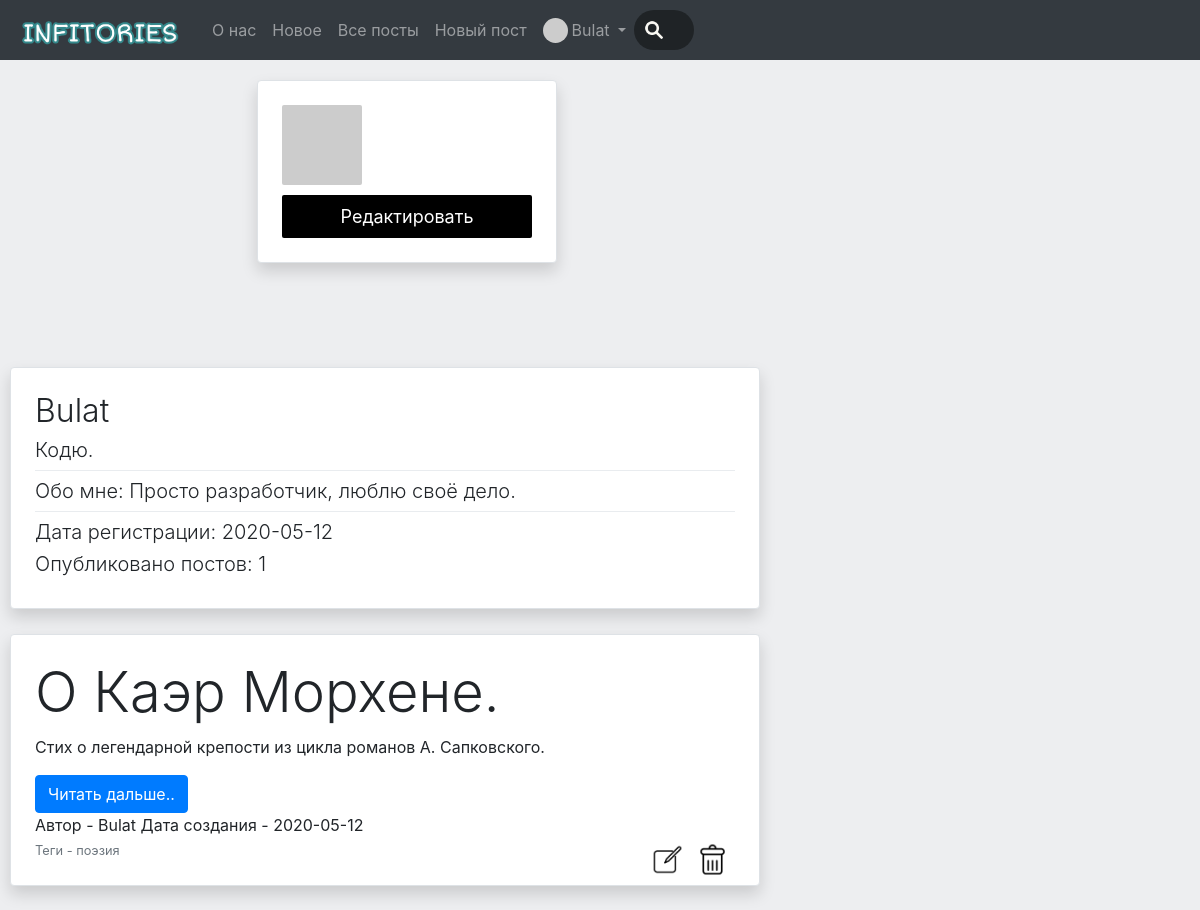
The app's page /user/1 (signed in) with its own data.
### data/users.py (models this page shows, shortened)
class User(SqlAlchemyBase, UserMixin):
    __tablename__ = 'users'
    id = sqlalchemy.Column(sqlalchemy.Integer,
                           primary_key=True, autoincrement=True)
    name = sqlalchemy.Column(sqlalchemy.String, nullable=True)
    email = sqlalchemy.Column(sqlalchemy.String,
                              index=True, unique=True, nullable=True)
    hashed_password = sqlalchemy.Column(sqlalchemy.String, nullable=True)
    created_date = sqlalchemy.Column(sqlalchemy.String,
                                     default=datetime.date.today)
    profile_picture = sqlalchemy.Column(sqlalchemy.String, nullable=True)
    news = orm.relation("News", back_populates='user')
    favourite_posts = orm.relation('FavouritePosts')
    status = sqlalchemy.Column(sqlalchemy.String, nullable=True, default='Привет, мир!')
    about_me = sqlalchemy.Column(sqlalchemy.String, default='Информация отсутствует', nullable=True)
    is_admin = sqlalchemy.Column(sqlalchemy.Boolean, default=False)
    def get_avatar(self, size):
        digest = md5(self.email.lower().encode('utf-8')).hexdigest()
        return 'https://www.gravatar.com/avatar/{}?d=identicon&s={}'.format(
            digest, size)

### data/news.py (models this page shows)
class News(SqlAlchemyBase):
    __tablename__ = 'news'
    id = sqlalchemy.Column(sqlalchemy.Integer,
                           primary_key=True, autoincrement=True)
    title = sqlalchemy.Column(sqlalchemy.String, nullable=True)
    description = sqlalchemy.Column(sqlalchemy.String, nullable=True)
    content = sqlalchemy.Column(sqlalchemy.String, nullable=True)
    created_date = sqlalchemy.Column(sqlalchemy.String,
                                     default=datetime.date.today)
    is_private = sqlalchemy.Column(sqlalchemy.Boolean, default=False)
    tags = sqlalchemy.Column(sqlalchemy.String, nullable=True)
    user_id = sqlalchemy.Column(sqlalchemy.Integer,
                                sqlalchemy.ForeignKey("users.id"))
    user = orm.relation('User')

### main.py (the view)
@app.route('/user/<int:id>', methods=['GET', 'POST'])
def profile(id):
    session = db_session.create_session()
    user = session.query(User).filter(User.id == id).first()
    if not user:
        abort(404)
    count_of_my_posts = len(list(session.query(News).filter(News.user == user)))
    if user == current_user:
        news = user.news
    else:
        news = session.query(News).filter(News.user == user, News.is_private != True)
    return render_template('profile.html', title='Профиль', count_of_my_posts=count_of_my_posts,
                           user=user, news=news[::-1])

### data/db_session.py (called while the page is built)
def create_session() -> Session:
    global __factory
    return __factory()

### main.py (called while the page is built)
@login_manager.user_loader
def load_user(user_id):
    session = db_session.create_session()
    return session.query(User).get(user_id)

### templates/profile.html (shortened to what this page needs)
{% extends "base.html" %}
{% block content %}
<div class="row">
    <div style="width: 272px;"></div>
    <div style="width: 300px;">
        <div style="margin-top: 80px;">
            <div class="container col-md6 border rounded shadow p-4 mb-4 bg-white">
                <img src="{{user.get_avatar(256)}}" class="img-fluid" style="border-radius: 2px;">
                {% if current_user.id == user.id %}
                <a href="/user/{{current_user.id}}/edit" class="card-button" style='text-decoration: none;color: white;margin-top: 10px; border-radius: 2px;'>Редактировать</a>
                {% endif %}
            </div>
        </div>
    </div>
    <div style="width: 750px;; margin-left: 25px;">
        <div class="container col-md6 border rounded shadow p-4 mb-4 bg-white" style="margin-top: 80px;">
            <h2 class="font-weight-light">{{user.name}}</h2>
            <h5 class="font-weight-light">{{user.status}}</h5>
            <div class="dropdown-divider"></div>
            <h5 class="font-weight-light">Обо мне: {{user.about_me}}</h5>
            <div class="dropdown-divider"></div>
            <h5 class="font-weight-light">Дата регистрации: {{user.created_date}}</h5>
            <h5 class="font-weight-light">Опубликовано постов: {{count_of_my_posts}}</h5>
        </div>
        <div>
            <ul class="list list-group">
            {% for item in news%}
            <li style="list-style-type: none;"><div class="container col-md6 border rounded shadow p-4 mb-4 bg-white" style="margin-top: 1px;background-color: #fffff;">
                    <div>
                        {% if current_user.is_authenticated %}
                        <h4 class="display-4">{% if item.is_private and item.user == current_user %} {{item.title}} [Личное] {% else %} {{item.title}} {% endif %}</h4>
                        <p>{{item.description}}</p>
                        <button type="button" class="btn btn-primary" data-toggle="collapse" id="b{{item.id}}" data-target="#c{{item.id}}">Читать дальше..</button>
                        <div>Автор - {{item.user.name}} Дата создания - {{item.created_date}}</div>
                        {% if current_user == item.user or current_user.is_admin %}
                        <div><small class="text-muted">Теги - {{item.tags}}</small><a href="/postdelete/{{ item.id }}" class="float-right bottom-icon rounded" data-toggle="tooltip" data-placement="bottom" title="Удалить"><img src="{{ url_for('static', filename='img/deletebtn.png') }}" style="max-width: 45px;max-height: 45px;"></a> <a href="/editpost/{{ item.id }}" class="float-right bottom-icon rounded" data-toggle="tooltip" data-placement="bottom" title="Редактировать"><img src="{{ url_for('static', filename='img/editbtn.png') }}" style="max-width: 45px;max-height: 45px;"></a></div>
                        {% endif %}
                        {% endif %}
                    </div>
                </div>
            </li>
            {% endfor %}
            </ul>
        </div>
    </div>
</div>
{% endblock %}

### templates/base.html (shortened to what this page needs)
<!doctype html>
<html lang="en">
<head>
    <link rel="stylesheet" type="text/css" href="{{ url_for('static', filename='css/style.css') }}">
    <link rel="stylesheet" href="https://stackpath.bootstrapcdn.com/bootstrap/4.4.1/css/bootstrap.min.css">
</head>
<body style="background: #edeef0;">
<header>
    <nav class="navbar navbar-dark bg-dark navbar-expand-sm fixed-top" style="height:60px;">
        <a class="navbar-brand" href="/"><img class="img-fluid" src="{{ url_for('static', filename='img/logo.png') }}" alt="Infitories" style="height:45px;"></a>
        <ul class="navbar-nav">
            <li class="nav-item">
                <a class="nav-link" href="/about">О нас</a>
            </li>
            <li class="nav-item">
                <a class="nav-link" href="/">Новое</a>
            </li>
            <li class="nav-item ">
                <a class="nav-link" href="/allposts">Все посты</a>
            </li>
            {% if current_user.is_authenticated %}
            <li class="nav-item ">
                <a class="nav-link" href="/addpost">Новый пост</a>
            </li>
            <li class="nav-item dropdown float-left;">
              <div>
                  <a class="nav-link dropdown-toggle" href="#" id="navbardrop" data-toggle="dropdown">
                    {{ current_user.name}} <img class="img-fluid" style="height: 25px;
                                                border-radius: 50%;
                                                float: left;
                                                margin-right: 4px;" src="{{ current_user.get_avatar(64) }}">
                  </a>
              </div>
            </li>
            <li class="nav-item">
                <input class='search' id="search" name="search" type="text" data-toggle="hideseek" placeholder="Поиск.." data-list=".list">
            </li>
            {% endif %}
        </ul>
    </nav>
</header>
<div role="main" style='padding-right: 15px;'>
        {% block content %}{% endblock %}
</div>
</body>
</html>

### static/css/style.css (style rules this page uses)
.bottom-icon { transition: 1s; }
.search { width: 24px; height: 40px; box-sizing: border-box; font-size: 14px; border-width: inherit; border-radius: 20px; background-color: #1f2326; background-image: url(../img/searchiconbefore.png); background-size: 20px; background-position: 10px 10px; background-repeat: no-repeat; padding: 12px 20px 12px 40px; -webkit-transition: width ease-in-out; transition: width 0.4s ease-in-out; }
.card-button { border: none; outline: 0; display: inline-block; padding: 8px; color: white; background-color: #000; text-align: center; cursor: pointer; width: 100%; font-size: 18px; -webkit-transition: opacity 0.5s ease-in-out; transition: opacity 0.5s ease-in-out; }

### records on screen
User: name "Bulat", status "Кодю.", about_me "Просто разработчик, люблю своё дело.", created_date "2020-05-12"
News: title "О Каэр Морхене.", description "Стих о легендарной крепости из цикла романов А. Сапковского.", user.name "Bulat", created_date "2020-05-12", tags "поэзия"

### other values on screen
{{ count_of_my_posts }} "1"
